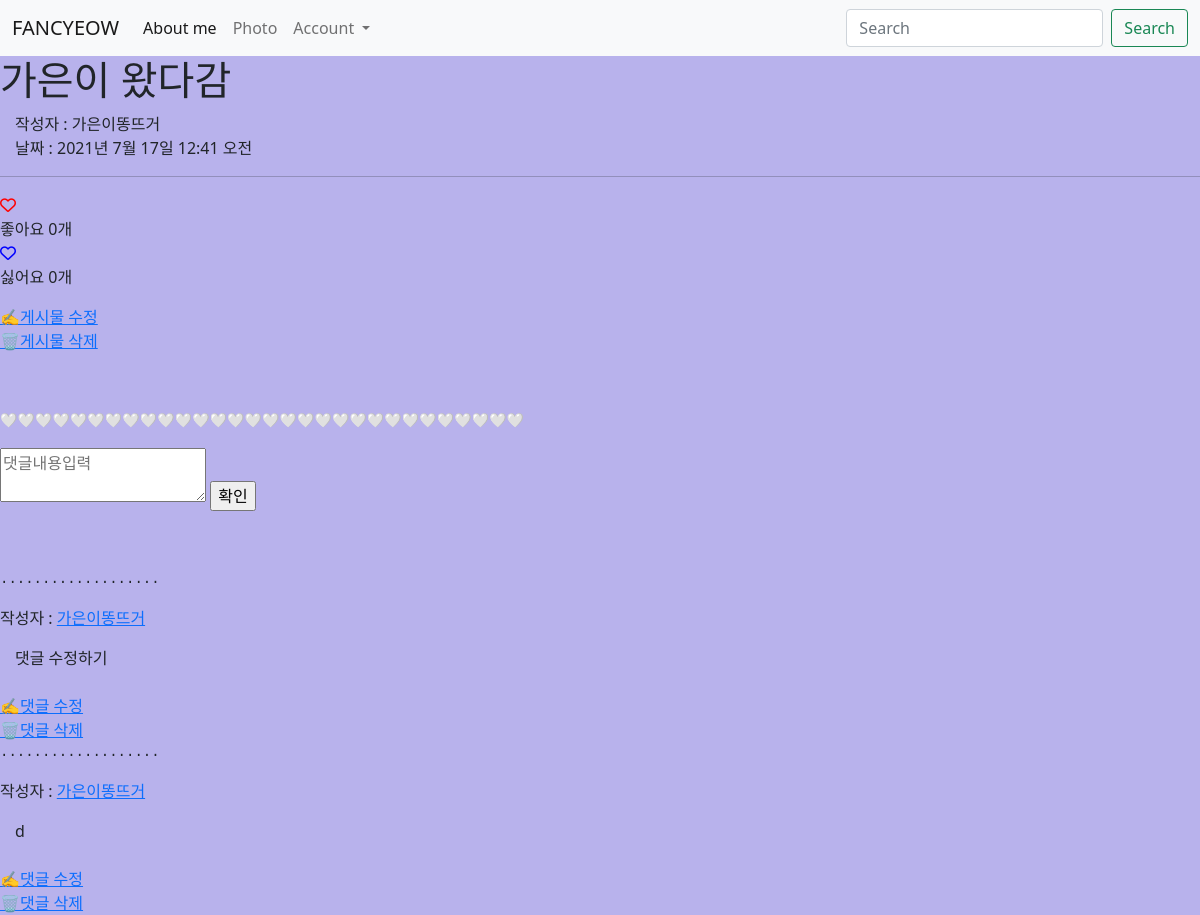
Before: /3 with the older database file.
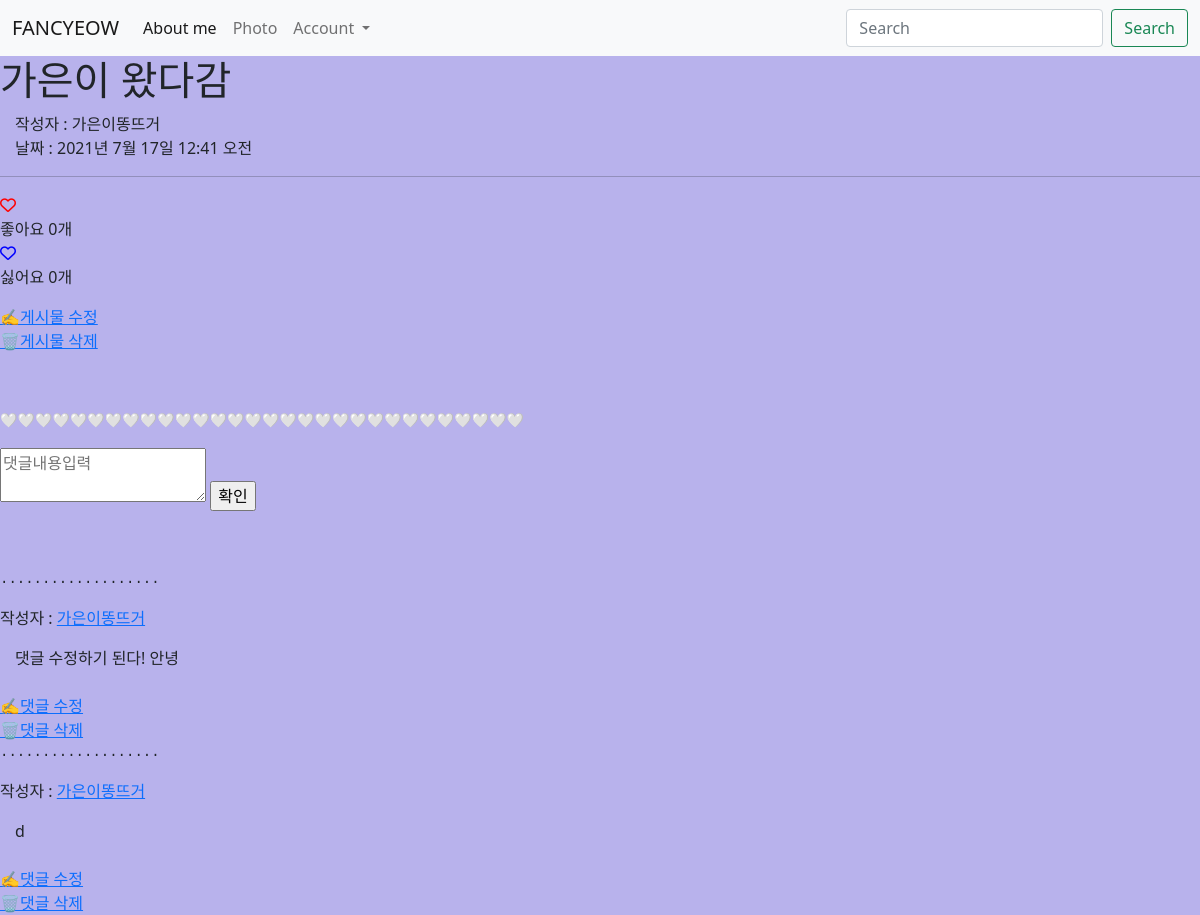
After: the same page with the newer database file.
### main/models.py (models this page shows)
class Comment(models.Model):
	content = models.TextField()
	writer = models.ForeignKey(User, on_delete=models.CASCADE)
	post = models.ForeignKey(Post, on_delete=models.CASCADE, related_name='comments')
	created_at = models.DateTimeField(auto_now_add = True)
	updated_at = models.DateTimeField(auto_now = True)

### main/views.py (the view)
# urls.py: path('<int:id>', detail, name="detail"),
def detail(request, id):
    post = get_object_or_404(Post, pk = id)
    all_comments = post.comments.all().order_by('-created_at')
    return render(request, 'main/detail.html', {'post':post, 'comments':all_comments})

### main/models.py (called while the page is built)
    @property
    def like_count(self):
        return self.like_user_set.count()

    @property
    def dislike_count(self):
        return self.dislike_user_set.count()

### main/templates/main/detail.html (shortened to what this page needs)
{% extends 'base.html' %}
{% load static %}
{% block content %}
<head>
</head>
<h1>{{post.title}} </h1>
<div style=" text-indent: 15px;">
  {% if post.writer %}
    {% if 'user' in post.writer.username %}
    작성자 : <a href="{% url 'users:mypage' post.writer.id %}"></a>{{ post.writer.last_name }} {{ post.writer.first_name }}
    {% else %}
    작성자 : <a href="{% url 'users:mypage' post.writer.id %}"></a>{{ post.writer }}
    {% endif %}
    {% else %}
    작성자 : 알 수 없음
  {% endif %}
</div>
<div style=" text-indent: 15px;">
  날짜 : {{post.pub_date}}
</div>
<hr/>
<div class="heart">
	<span href="#" class="like" name ="{{post.id}}" value="Like">
		{% if user in post.like_user_set.all %}
			<div class="alt-service-icon">
				<i class="fas fa-heart" id ="like-icon" style="color:red;"></i>
			</div>
		{% else %}
			<div class="alt-service-icon">
				<i class="far fa-heart" id ="like-icon" style="color:red;"></i>
			</div>
		{% endif %}
		<span id="count-{{ post.id }}" class="alt-services-title font-alt">
			좋아요
			{% if post.like_count == 0 %}
				0개
			{% else %}
				{{ post.like_count }}개
			{% endif %}
		</span>
	</span>
	</div>
	<div class="unlike1">
		<span href="#" class="dislike" name ="{{post.id}}" value="Disike">
				{% if user in post.dislike_user_set.all %}
					<div class="alt-icon">
						<i class="fas fa-heart" id ="dislike-icon" style="color:blue;"></i>
					</div>
				{% else %}
					<div class="alt-icon">
						<i class="far fa-heart" id ="dislike-icon" style="color:blue;"></i>
					</div>
				{% endif %}
				<span id="count1-{{ post.id }}" class="services-title font-alt">
					싫어요
					{% if post.dislike_count == 0 %}
						0개
					{% else %}
						{{ post.dislike_count }}개
					{% endif %}
				</span>
			</span>
	</div>
<a href="{%url 'main:edit' post.id %}">✍게시물 수정</a><br>
<a href="{%url 'main:delete' post.id %}">🗑게시물 삭제</a>
<pre>
</pre>
<pre>🤍🤍🤍🤍🤍🤍🤍🤍🤍🤍🤍🤍🤍🤍🤍🤍🤍🤍🤍🤍🤍🤍🤍🤍🤍🤍🤍🤍🤍🤍</pre>
<div>
	<form action="{%url 'main:create_comment' post.id%}" method="POST">
		<textarea name="content" placeholder="댓글내용입력"></textarea>
		<input type="submit" value="확인">
	</form>
</div>
<pre>
</pre>
<div>
{% for comment in comments %}
<pre>...................</pre>
    <div>
        <p>{% if post.writer %}
            {% if 'user' in post.writer.username %}
            작성자 : <a href="{% url 'users:mypage' comment.writer.id %}">{{ post.writer.last_name }}{{ post.writer.first_name }}</a>
            {% else %}
            작성자 : <a href="{% url 'users:mypage' comment.writer.id %}">{{ post.writer }}</a>
            {% endif %}
            {% else %}
            작성자 : 알 수 없음
            {% endif %}
        </p>
        <div style=" text-indent: 15px;">
          {{comment.content}}
        </div>
        <br><a href="{% url 'main:update_comment' comment.id %}">✍댓글 수정</a>
        <br><a href="{% url 'main:delete_comment' comment.id %}">🗑댓글 삭제 </a>
    </div>
{%endfor%}
</div>
{% endblock %}

Changed rows visible on the page:
changed Comment: content "댓글 수정하기" → "댓글 수정하기 된다! 안녕"
